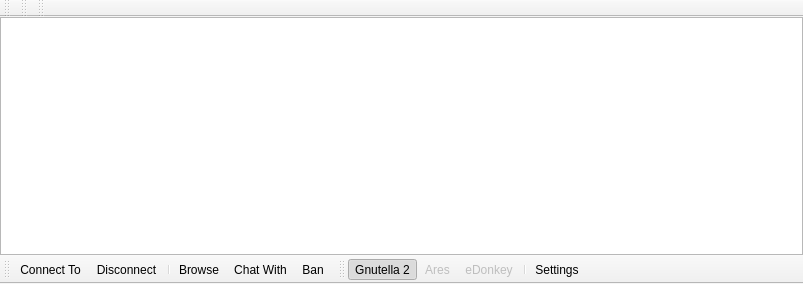
<?xml version="1.0" encoding="UTF-8"?>
<ui version="4.0">
 <class>WidgetNeighbours</class>
 <widget class="QMainWindow" name="WidgetNeighbours">
  <property name="geometry">
   <rect>
    <x>0</x>
    <y>0</y>
    <width>803</width>
    <height>284</height>
   </rect>
  </property>
  <property name="contextMenuPolicy">
   <enum>Qt::PreventContextMenu</enum>
  </property>
  <property name="windowTitle">
   <string>Neighbours</string>
  </property>
  <property name="windowIcon">
   <iconset resource="../Resource.qrc">
    <normaloff>:/Resource/Network/Network.png</normaloff>:/Resource/Network/Network.png</iconset>
  </property>
  <widget class="QWidget" name="centralwidget">
   <layout class="QVBoxLayout" name="verticalLayout">
    <property name="spacing">
     <number>0</number>
    </property>
    <property name="margin">
     <number>0</number>
    </property>
    <item>
     <widget class="QTableView" name="tableViewNeighbours">
      <property name="focusPolicy">
       <enum>Qt::NoFocus</enum>
      </property>
      <property name="editTriggers">
       <set>QAbstractItemView::NoEditTriggers</set>
      </property>
      <property name="tabKeyNavigation">
       <bool>false</bool>
      </property>
      <property name="showDropIndicator" stdset="0">
       <bool>false</bool>
      </property>
      <property name="alternatingRowColors">
       <bool>true</bool>
      </property>
      <property name="selectionMode">
       <enum>QAbstractItemView::SingleSelection</enum>
      </property>
      <property name="selectionBehavior">
       <enum>QAbstractItemView::SelectItems</enum>
      </property>
      <property name="showGrid">
       <bool>false</bool>
      </property>
      <property name="gridStyle">
       <enum>Qt::NoPen</enum>
      </property>
      <property name="sortingEnabled">
       <bool>true</bool>
      </property>
      <property name="cornerButtonEnabled">
       <bool>false</bool>
      </property>
      <attribute name="horizontalHeaderHighlightSections">
       <bool>true</bool>
      </attribute>
      <attribute name="horizontalHeaderShowSortIndicator" stdset="0">
       <bool>true</bool>
      </attribute>
      <attribute name="horizontalHeaderStretchLastSection">
       <bool>true</bool>
      </attribute>
      <attribute name="verticalHeaderVisible">
       <bool>false</bool>
      </attribute>
      <attribute name="verticalHeaderDefaultSectionSize">
       <number>20</number>
      </attribute>
      <attribute name="verticalHeaderHighlightSections">
       <bool>false</bool>
      </attribute>
      <attribute name="verticalHeaderMinimumSectionSize">
       <number>14</number>
      </attribute>
      <attribute name="verticalHeaderShowSortIndicator" stdset="0">
       <bool>false</bool>
      </attribute>
     </widget>
    </item>
   </layout>
  </widget>
  <widget class="QToolBar" name="toolBarControls">
   <property name="contextMenuPolicy">
    <enum>Qt::PreventContextMenu</enum>
   </property>
   <property name="windowTitle">
    <string>toolBar</string>
   </property>
   <property name="iconSize">
    <size>
     <width>16</width>
     <height>16</height>
    </size>
   </property>
   <property name="toolButtonStyle">
    <enum>Qt::ToolButtonTextBesideIcon</enum>
   </property>
   <property name="floatable">
    <bool>false</bool>
   </property>
   <attribute name="toolBarArea">
    <enum>BottomToolBarArea</enum>
   </attribute>
   <attribute name="toolBarBreak">
    <bool>false</bool>
   </attribute>
   <addaction name="actionNeighbourConnectTo"/>
   <addaction name="actionNeighbourDisconnect"/>
   <addaction name="separator"/>
   <addaction name="actionNetworkBrowse"/>
   <addaction name="actionNetworkChatWith"/>
   <addaction name="actionNetworkBan"/>
  </widget>
  <widget class="QToolBar" name="toolBarNetworks">
   <property name="contextMenuPolicy">
    <enum>Qt::PreventContextMenu</enum>
   </property>
   <property name="windowTitle">
    <string>toolBar_2</string>
   </property>
   <property name="iconSize">
    <size>
     <width>16</width>
     <height>16</height>
    </size>
   </property>
   <property name="toolButtonStyle">
    <enum>Qt::ToolButtonTextBesideIcon</enum>
   </property>
   <property name="floatable">
    <bool>false</bool>
   </property>
   <attribute name="toolBarArea">
    <enum>BottomToolBarArea</enum>
   </attribute>
   <attribute name="toolBarBreak">
    <bool>false</bool>
   </attribute>
   <addaction name="actionGnutella2"/>
   <addaction name="actionAres"/>
   <addaction name="actionEDonkey"/>
   <addaction name="separator"/>
   <addaction name="actionSettings"/>
  </widget>
  <widget class="QToolBar" name="toolBarG2">
   <property name="windowTitle">
    <string>toolBar</string>
   </property>
   <attribute name="toolBarArea">
    <enum>TopToolBarArea</enum>
   </attribute>
   <attribute name="toolBarBreak">
    <bool>false</bool>
   </attribute>
  </widget>
  <widget class="QToolBar" name="toolBarAres">
   <property name="windowTitle">
    <string>toolBar_2</string>
   </property>
   <attribute name="toolBarArea">
    <enum>TopToolBarArea</enum>
   </attribute>
   <attribute name="toolBarBreak">
    <bool>false</bool>
   </attribute>
  </widget>
  <widget class="QToolBar" name="toolBarEDonkey">
   <property name="windowTitle">
    <string>toolBar_3</string>
   </property>
   <attribute name="toolBarArea">
    <enum>TopToolBarArea</enum>
   </attribute>
   <attribute name="toolBarBreak">
    <bool>false</bool>
   </attribute>
  </widget>
  <action name="actionNeighbourConnectTo">
   <property name="icon">
    <iconset resource="../Resource.qrc">
     <normaloff>:/Resource/Network/ConnectTo.png</normaloff>:/Resource/Network/ConnectTo.png</iconset>
   </property>
   <property name="text">
    <string>Connect To</string>
   </property>
   <property name="toolTip">
    <string>Connect To</string>
   </property>
  </action>
  <action name="actionNeighbourDisconnect">
   <property name="icon">
    <iconset resource="../Resource.qrc">
     <normaloff>:/Resource/Network/Disconnect.png</normaloff>:/Resource/Network/Disconnect.png</iconset>
   </property>
   <property name="text">
    <string>Disconnect</string>
   </property>
   <property name="toolTip">
    <string>Disconnect</string>
   </property>
  </action>
  <action name="actionNetworkBrowse">
   <property name="icon">
    <iconset resource="../Resource.qrc">
     <normaloff>:/Resource/Network/Browse.png</normaloff>:/Resource/Network/Browse.png</iconset>
   </property>
   <property name="text">
    <string>Browse</string>
   </property>
   <property name="toolTip">
    <string>Browse</string>
   </property>
  </action>
  <action name="actionNetworkChatWith">
   <property name="icon">
    <iconset resource="../Resource.qrc">
     <normaloff>:/Resource/Chat/Chat.png</normaloff>:/Resource/Chat/Chat.png</iconset>
   </property>
   <property name="text">
    <string>Chat With</string>
   </property>
   <property name="toolTip">
    <string>Chat With</string>
   </property>
  </action>
  <action name="actionNetworkBan">
   <property name="icon">
    <iconset resource="../Resource.qrc">
     <normaloff>:/Resource/Generic/Ban.png</normaloff>:/Resource/Generic/Ban.png</iconset>
   </property>
   <property name="text">
    <string>Ban</string>
   </property>
   <property name="toolTip">
    <string>Ban</string>
   </property>
  </action>
  <action name="actionEDonkey">
   <property name="checkable">
    <bool>true</bool>
   </property>
   <property name="enabled">
    <bool>false</bool>
   </property>
   <property name="icon">
    <iconset resource="../Resource.qrc">
     <normaloff>:/Resource/Networks/EDonkey.png</normaloff>:/Resource/Networks/EDonkey.png</iconset>
   </property>
   <property name="text">
    <string>eDonkey</string>
   </property>
   <property name="toolTip">
    <string>eDonkey</string>
   </property>
  </action>
  <action name="actionGnutella2">
   <property name="checkable">
    <bool>true</bool>
   </property>
   <property name="checked">
    <bool>true</bool>
   </property>
   <property name="icon">
    <iconset resource="../Resource.qrc">
     <normaloff>:/Resource/Networks/Gnutella2.png</normaloff>:/Resource/Networks/Gnutella2.png</iconset>
   </property>
   <property name="text">
    <string>Gnutella 2</string>
   </property>
  </action>
  <action name="actionAres">
   <property name="checkable">
    <bool>true</bool>
   </property>
   <property name="enabled">
    <bool>false</bool>
   </property>
   <property name="icon">
    <iconset resource="../Resource.qrc">
     <normaloff>:/Resource/Networks/Ares.png</normaloff>:/Resource/Networks/Ares.png</iconset>
   </property>
   <property name="text">
    <string>Ares</string>
   </property>
  </action>
  <action name="actionSettings">
   <property name="icon">
    <iconset resource="../Resource.qrc">
     <normaloff>:/Resource/Generic/Settings.png</normaloff>:/Resource/Generic/Settings.png</iconset>
   </property>
   <property name="text">
    <string>Settings</string>
   </property>
  </action>
 </widget>
 <resources>
  <include location="../Resource.qrc"/>
 </resources>
 <connections/>
</ui>
